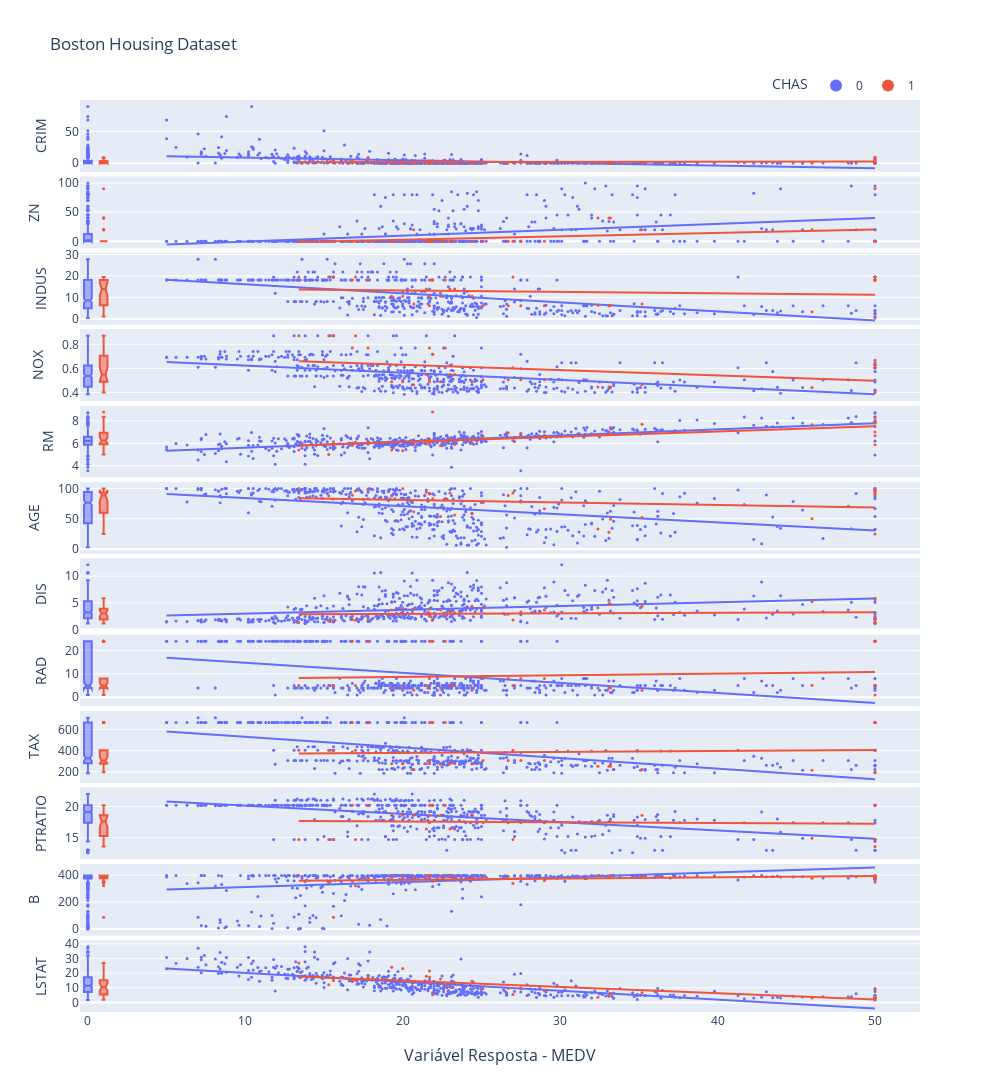

Write notebook code for a chart like this one.
### Markdown cell above
**Exercício 2 (3,0 pontos):** Dados sobre habitação e mercado imobiliário são de extrema relevância em diversos tipos de pesquisa. Considere um conjunto de dados sobre 506 setores censitários da cidade de Boston/EUA, no censo de 1970. Acesse-o em R via require(mlbench); data(BostonHousing); BostonHousing . Construa uma visualização de dados estática e de tamanho A4 sobre este conjunto de dados, sendo totalmente construída por meio de script (a visualização deve ser um output de um script). Considere os princípios de Excelência Gráfica de Tufte.

### Code cell
import warnings
warnings.filterwarnings('ignore')

import numpy as np
import pandas as pd
import plotly.express as px
from sklearn.datasets import load_boston
from plotly.subplots import make_subplots

# carrega o dataset e cria o dataframe
boston_dataset = load_boston()
colunas = boston_dataset.feature_names

#seleciona colunas
var_resposta = 'MEDV'
var_categorica_cor = 'CHAS'
var_quantitativas = [v for v in colunas if v not in [var_resposta, var_categorica_cor]]

#cria dataframe
boston_housing = pd.DataFrame(boston_dataset.data, columns=colunas)
boston_housing[var_resposta] = boston_dataset.target
boston_housing['CHAS'] = boston_housing['CHAS'].astype(int).astype('category')

# cria painel 12x1
painel = make_subplots(rows=len(var_quantitativas),
                       cols=1,
                       print_grid=False,
                       shared_xaxes=True,
                       vertical_spacing=.005,
                       x_title='Variável Resposta - MEDV')

# para cada var quantitativa, cria gráfico e adiciona ao painel
for i, variavel in enumerate(var_quantitativas):
    grafico = px.scatter(boston_housing, x=var_resposta, y=variavel, color=var_categorica_cor, marginal_y='box', trendline='ols')
    tracos = [grafico['data'][dimensao] for dimensao in range(len(grafico['data']))]
    [painel.append_trace(traco, row=i+1, col=1) for traco in tracos]
    painel.update_layout(**{f'yaxis{i+1}':dict(title=variavel)})

# arruma aparência do painel
painel.update_layout(height=1900,
                     width=1000,
                     title_text="Boston Housing Dataset",
                     legend=dict(title_text="CHAS", itemsizing='constant', orientation="h", yanchor="bottom", y=1, xanchor="right", x=1))
painel.update_traces(marker={'size': 3})
names = set()
painel.for_each_trace(
    lambda trace:
        trace.update(showlegend=False)
        if (trace.name in names) else names.add(trace.name))

# mostra painel
painel.show()
